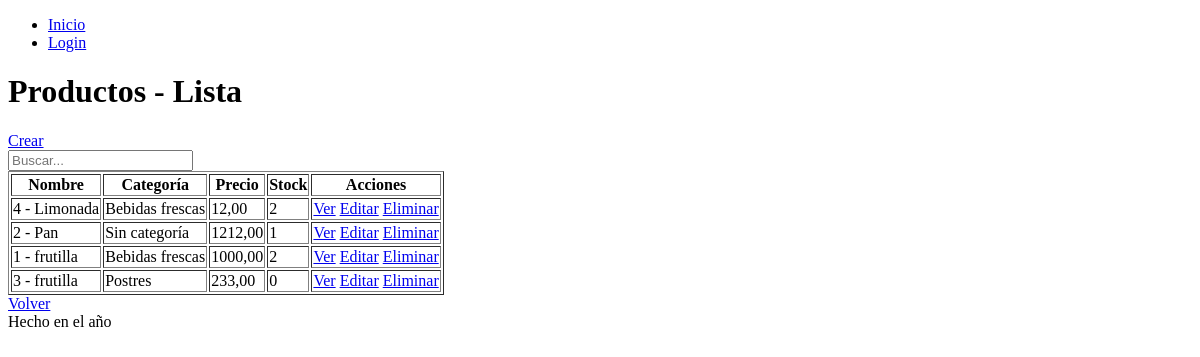
The page /producto/producto/list on the database as committed earlier.
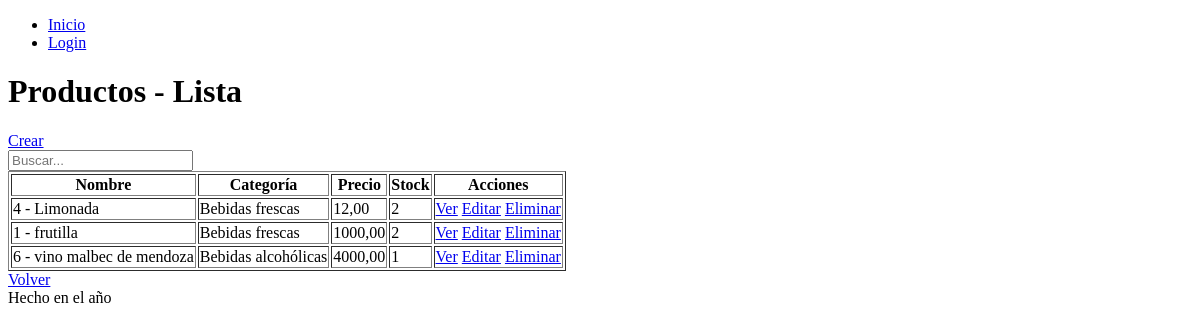
The same page on the database as committed later.
### producto/models.py (models this page shows, shortened)
class Producto(models.Model):
    categoria = models.ForeignKey(
        Categoria,
        on_delete=models.SET_NULL,
        null=True,
        blank=True,
        verbose_name="categoría",
        related_name="productos",
    )
    nombre = models.CharField(max_length=100, db_index=True)
    descripcion = models.TextField(blank=True, default="", verbose_name="descripción")
    precio = models.DecimalField(max_digits=10, decimal_places=2)
    stock = models.PositiveIntegerField(default=0)
    class Meta:
        verbose_name = "Producto"
        verbose_name_plural = "Productos"
        ordering = ("nombre",)
        constraints = (
            models.UniqueConstraint(fields=["categoria", "nombre"], name="unique_categoria_producto"),
        )

class Categoria(models.Model):
    nombre = models.CharField(max_length=100, unique=True)
    descripcion = models.TextField(blank=True, default="", verbose_name="descripción")
    class Meta:
        verbose_name = "Categoría de Productos"
        verbose_name_plural = "Categorías de Productos"
        ordering = ("nombre",)
    def __str__(self):
        return self.nombre

### producto/views/productos.py (the view)
# urls.py: path("producto/list", productos.ProductoList.as_view(), name="producto_list"),
class ProductoList(ListView):
    model = Producto
    def get_queryset(self) -> QuerySet:
        busqueda = self.request.GET.get("busqueda", "").strip()
        if busqueda:
            return Producto.objects.filter(nombre__icontains=busqueda)
        else:
            return Producto.objects.all()

### producto/templates/producto/producto_list.html
{% extends "core/base.html" %}
{% block contenido %}
    <h1>Productos - Lista</h1>
    <a href="{% url 'producto:producto_create' %}">Crear</a>
    <form method="get">
        <input type="text" name="busqueda" placeholder="Buscar..." />
    </form>
    <table border="1">
        <thead>
            <tr>
                <th>Nombre</th>
                <th>Categoría</th>
                <th>Precio</th>
                <th>Stock</th>
                <th>Acciones</th>
            </tr>
        </thead>
        <tbody>
            {% for producto in object_list %}
                <tr>
                    <td>{{ producto.id }} - {{ producto.nombre }}</td>
                    <td>{{ producto.categoria|default:"Sin categoría" }}</td>
                    <td>{{ producto.precio }}</td>
                    <td>{{ producto.stock }}</td>
                    <td>
                        <a href="{% url 'producto:producto_detail' producto.id %}">Ver</a>
                        <a href="{% url 'producto:producto_update' producto.id %}">Editar</a>
                        <a href="{% url 'producto:producto_delete' producto.id %}">Eliminar</a>
                    </td>
                </tr>
            {% endfor %}
        </tbody>
    </table>
    <div>
        <a href="{% url 'producto:home' %}">Volver</a>
    </div>
{% endblock contenido %}

### core/templates/core/base.html (shortened to what this page needs)
<!DOCTYPE html>
<html lang="es">
    <head>
    </head>
    <body>
        {% include "core/components/navbar.html" %}
        {% block contenido %}
        {% endblock contenido %}
        <footer>
            Hecho en el año {{ año }}
        </footer>
    </body>
</html>

### core/templates/core/components/navbar.html
<nav>
    <ul>
        <li><a href="{% url 'core:home' %}">Inicio</a></li>
        {% if user.is_authenticated %}
            <li><a href="{% url 'producto:home' %}">App Producto</a></li>
            <li><a href="#">{{ user.username }}</a></li>
            <form action="{% url 'core:logout' %}" method="post">
                {% csrf_token %}
                <button type="submit">Logout</button>
            </form>
        {% else %}
            <li><a href="{% url 'core:login' %}">Login</a></li>
        {% endif %}
    </ul>
</nav>

Rows that differ between the two databases and show on the page:
removed Producto: id "2", nombre "Pan", categoria "Sin categoría", precio "1212,00", stock "1"
removed Producto: id "3", nombre "frutilla", categoria "Postres", precio "233,00", stock "0"
added Producto: id "6", nombre "vino malbec de mendoza", categoria "Bebidas alcohólicas", precio "4000,00", stock "1"
